Frame 1 (no input): blank canvas, image omitted
Frame 60 (the mouse pressed at the canvas centre just before this capture): blank canvas, image omitted
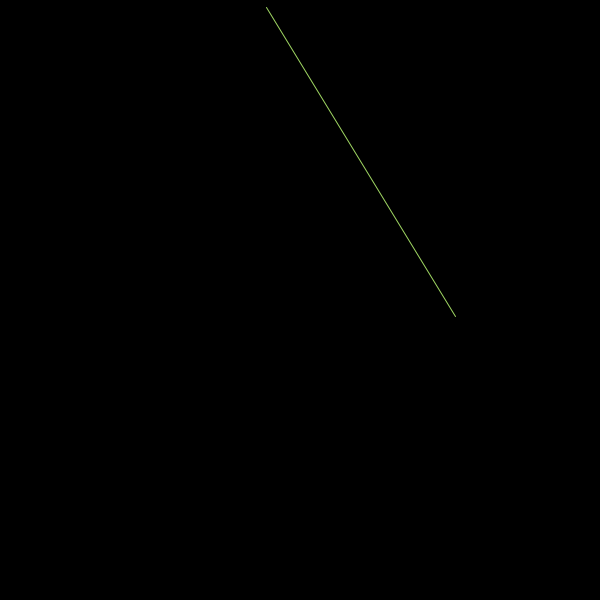
Frame 120 (the mouse held since frame 60 and released just before this capture)

The Processing sketch whose frames 1 and 60 were blank and that drew this single picture after the mouse press (run headless with seeded random() and noise(); from frame 60 on, the mouse is pressed at the canvas centre):

// Processing sketch: Answer3
// ── Answer3.pde
float r;
float g;
float b;

void setup() {
  size(600, 600);
  background(0);
  r = random(255);
  g = random(255);
  b = random(255);
}

void draw() {
  stroke(r, g, b);
  background(0);
  if (mouseY >= height/2) {
    line(random(width), random(height), random(width), random(height));
    r = random(255);
    g = random(255);
    b = random(255);
  }
}
